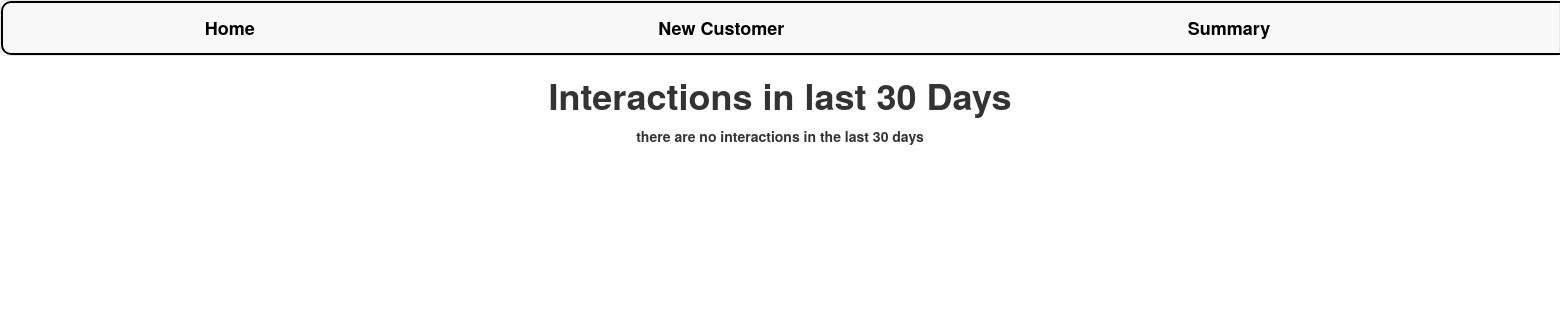
/summary/, run on an earlier commit of the app's database.
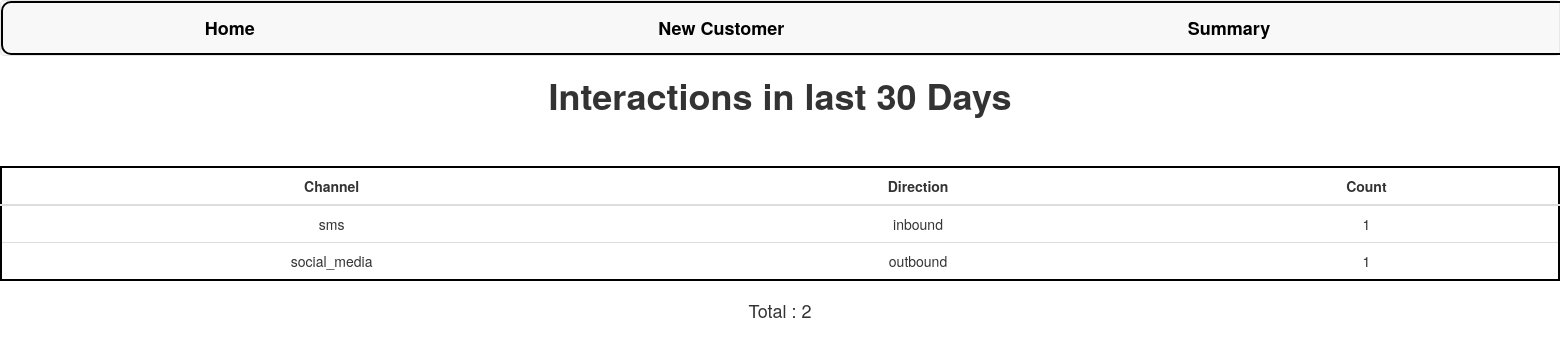
And on a later commit of the database.
### customer360/models.py (models this page shows)
class Interaction(models.Model):
    CHANNEL_CHOICES = [
        ('phone', 'Phone'),
        ('sms', 'SMS'),
        ('email', 'Email'),
        ('letter', 'Letter'),
        ('social_media', 'Social Media'),
    ]
    DIRECTION_CHOICES = [
        ('inbound', 'Inbound'),
        ('outbound', 'Outbound'),
    ]
    customer = models.ForeignKey(Customer, on_delete=models.CASCADE)
    channel = models.CharField(max_length=15, choices=CHANNEL_CHOICES)
    direction = models.CharField(max_length=10, choices=DIRECTION_CHOICES)
    interaction_date = models.DateField(auto_now_add=True)
    summary = models.TextField()

### customer360/views.py (the view)
# urls.py: path('summary/',views.summary,name='summary'),
def summary(request):
    thirty_days_ago = date.today() - timedelta(days=30)
    interactions = Interaction.objects.filter(interaction_date__gte=thirty_days_ago)
    count = len(interactions)
    interactions = interactions.values("channel","direction").annotate(count=Count('channel'))
    context={
                "interactions":interactions,
                "count":count
             }
    return render(request,"summary.html",context=context)

### customer360/templates/summary.html
{% extends 'base.html' %}
{% load static %}
{% block content %}
<html>
    <body>
        <h1> Interactions in last 30 Days  </h1>
        {% if not interactions %}
            <p> there are no interactions in the last 30 days <p>
        {% else %}
            <table class="table">
                <thead>
                    <tr>
                        <th>Channel</th>
                        <th>Direction</th>
                        <th>Count</th>
                    </tr>
                </thead>
                <tbody>
                    {% for interaction in interactions %}
                        <tr>
                            <td>{{ interaction.channel }}</td>
                            <td>{{ interaction.direction }}</td>
                            <td> {{ interaction.count }} </td>
                        </tr>
                    {% endfor %}
                </tbody>
            </table>
            <h4> Total : {{ count }} </h4>
        {% endif %}
    </body>
</html>
{% endblock content %}

### customer360/templates/base.html (shortened to what this page needs)
{% load static %}
<!DOCTYPE html>
<html>
    <head>
        <link rel="stylesheet" href="https://maxcdn.bootstrapcdn.com/bootstrap/3.4.1/css/bootstrap.min.css">
        <link rel="stylesheet" href="{% static 'css/main.css' %}">
    </head>
    <body>
        <nav class="navbar navbar-default">
                <ul class="nav navbar-nav">
                    <li>
                        <a style="color:black;" href="/">Home</a>
                    </li>
                    <li>
                        <a  style="color:black;" href="/create">New Customer</a>
                    </li>
                    <li>
                        <a style="color:black;" href="/summary">Summary</a>
                    </li>
                </ul>
        </nav>
        {% block content %}
        {% endblock %}
    </body>
</html>

### static/css/main.css (style rules this page uses)
body { text-align: center; margin: auto; }
h1,p { font-weight: bold; }
table { margin: auto; border: 2px solid #000000; margin-top: 50px; border-radius: 15px; background-color: white; text-align: center; }
th { text-align: center; }
.nav { width: 200%; border: 2px solid black; border-radius: 10px; }
.nav li { margin-right: 6%; margin-left: 6%; font-size: large; font-weight: bold; }

What changed in the data, as far as the page shows it:
added Interaction: channel "sms", direction "inbound", count "1"
added Interaction: channel "social_media", direction "outbound", count "1"
Also different on the page:
{{ count }}: (not shown) → "2"
text no longer shown: "there are no interactions in the last 30 days"
text now shown: "Channel Direction Count Total :"
